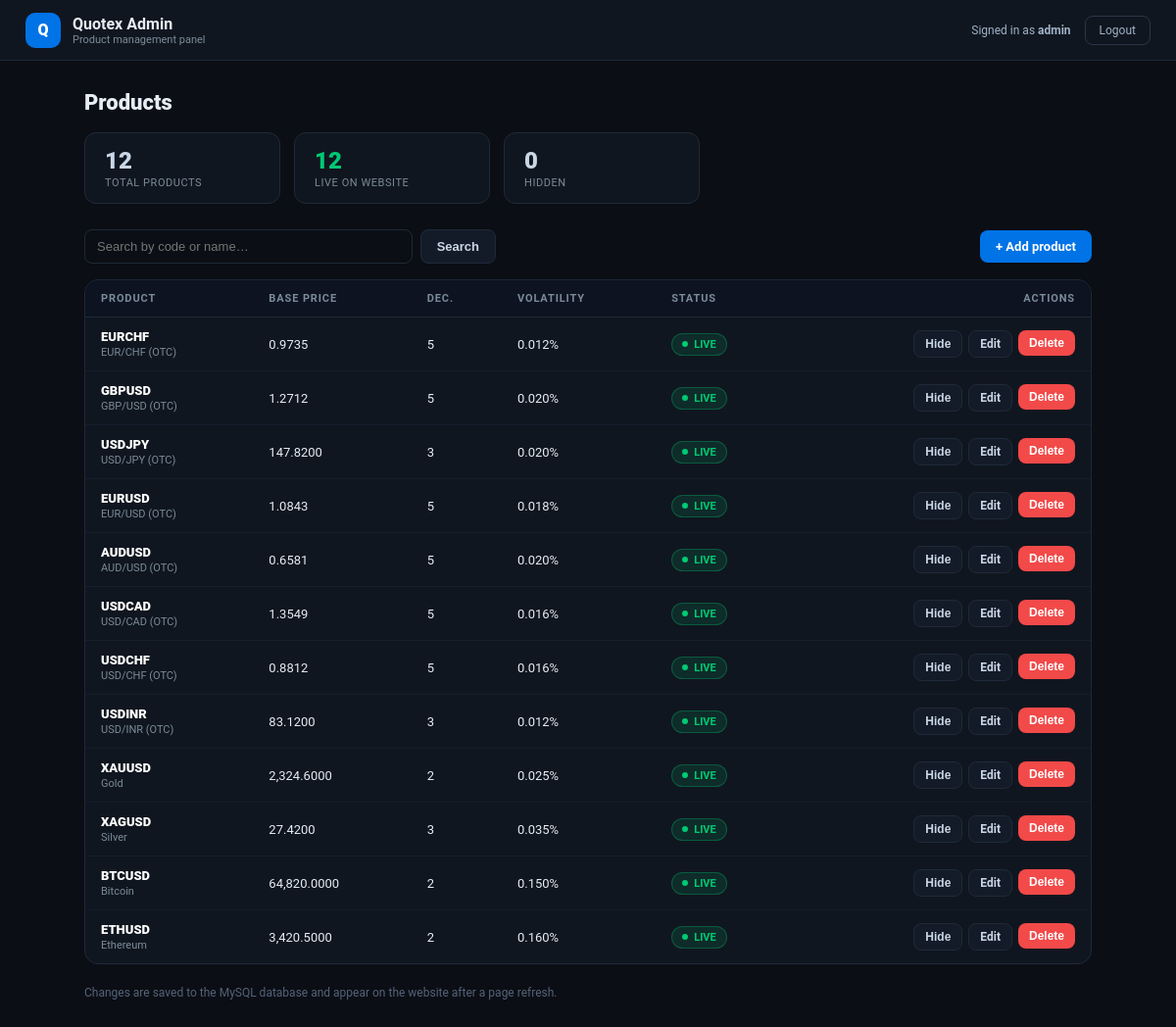
/admin/index.php (signed in), run on the app's committed database.
### tables this page shows
CREATE TABLE products (
  id         INT UNSIGNED NOT NULL AUTO_INCREMENT,
  code       VARCHAR(16)  NOT NULL,
  name       VARCHAR(64)  NOT NULL,
  base_price DECIMAL(18, 6) NOT NULL,
  decimals   TINYINT UNSIGNED NOT NULL DEFAULT 2,
  volatility DECIMAL(10, 4)  NOT NULL DEFAULT 0.02,
  seed       INT UNSIGNED NOT NULL DEFAULT 1,
  enabled    TINYINT(1) NOT NULL DEFAULT 1,
  created_at TIMESTAMP NOT NULL DEFAULT CURRENT_TIMESTAMP,
  updated_at TIMESTAMP NOT NULL DEFAULT CURRENT_TIMESTAMP ON UPDATE CURRENT_TIMESTAMP,
  PRIMARY KEY (id),
  UNIQUE KEY uq_code (code)
);

### admin/config.php (called while the page is built, shortened)
<?php
function h(?string $value): string
{
    return htmlspecialchars((string) $value, ENT_QUOTES, 'UTF-8');
}

### admin/index.php (the view, shortened to what this page needs)
<?php
require_once __DIR__ . '/config.php';
$pdo = db();
$search = trim((string) ($_GET['q'] ?? ''));
if ($search !== '') {
    $stmt = $pdo->prepare(
        'SELECT * FROM products
         WHERE code LIKE :q OR name LIKE :q
         ORDER BY id ASC'
    );
    $stmt->execute(['q' => '%' . $search . '%']);
} else {
    $stmt = $pdo->query('SELECT * FROM products ORDER BY id ASC');
}
$products = $stmt->fetchAll();
$activeCount = count(array_filter($products, fn($p) => (int) $p['enabled'] === 1));
?>
<!doctype html>
<html lang="en">
<head>
</head>
<body>
  <header class="topbar">
    <div class="brand">
      <div class="brand-mark">Q</div>
      <div>
        <b>Quotex Admin</b>
        <small>Product management panel</small>
      </div>
    </div>
    <div class="top-actions">
      <span class="user">Signed in as <b><?= h($_SESSION['admin_username']) ?></b></span>
      <a class="btn-logout" href="logout.php">Logout</a>
    </div>
  </header>
  <div class="wrap">
    <h1>Products</h1>
    <div class="stats">
      <div class="stat gray"><div class="n"><?= count($products) ?></div><div class="l">TOTAL PRODUCTS</div></div>
      <div class="stat green"><div class="n"><?= $activeCount ?></div><div class="l">LIVE ON WEBSITE</div></div>
      <div class="stat gray"><div class="n"><?= count($products) - $activeCount ?></div><div class="l">HIDDEN</div></div>
    </div>
    <div class="toolbar">
      <form class="search" method="get" action="index.php">
        <input type="search" name="q" placeholder="Search by code or name…" value="<?= h($search) ?>" />
        <button class="btn btn-ghost" type="submit">Search</button>
      </form>
      <a class="btn btn-primary" href="index.php?new=1">+ Add product</a>
    </div>
    <div class="card">
      <table>
        <thead>
          <tr>
            <th>PRODUCT</th>
            <th>BASE PRICE</th>
            <th>DEC.</th>
            <th>VOLATILITY</th>
            <th>STATUS</th>
            <th style="text-align:right">ACTIONS</th>
          </tr>
        </thead>
        <tbody>
          <?php if (!$products): ?>
            <tr><td colspan="6" class="empty">No products found.</td></tr>
          <?php else: foreach ($products as $p): ?>
            <tr>
              <td>
                <div class="code"><?= h($p['code']) ?></div>
                <div class="sub"><?= h($p['name']) ?></div>
              </td>
              <td class="tabular-nums"><?= number_format((float) $p['base_price'], 4) ?></td>
              <td><?= (int) $p['decimals'] ?></td>
              <td><?= number_format((float) $p['volatility'], 3) ?>%</td>
              <td>
                <span class="pill <?= (int) $p['enabled'] === 1 ? 'on' : 'off' ?>">
                  <span style="width:6px;height:6px;border-radius:50%;background:currentColor"></span>
                  <?= (int) $p['enabled'] === 1 ? 'LIVE' : 'HIDDEN' ?>
                </span>
              </td>
              <td>
                <div class="row-actions">
                  <form class="inline-form" method="post" action="index.php">
                    <button class="btn btn-ghost btn-sm" type="submit" title="Show/hide on website">
                      <?= (int) $p['enabled'] === 1 ? 'Hide' : 'Show' ?>
                    </button>
                  </form>
                  <a class="btn btn-ghost btn-sm" href="index.php?edit=<?= (int) $p['id'] ?>">Edit</a>
                  <form class="inline-form" method="post" action="index.php"
                        onsubmit="return confirm('Delete <?= h($p['code']) ?>? This cannot be undone.');">
                    <button class="btn btn-danger btn-sm" type="submit">Delete</button>
                  </form>
                </div>
              </td>
            </tr>
          <?php endforeach; endif; ?>
        </tbody>
      </table>
    </div>
    <p style="margin-top:22px;font-size:12px;color:#55637a">
      Changes are saved to the MySQL database and appear on the website after a page refresh.
    </p>
  </div>
</body>
</html>

### admin/index.php (style rules this page uses)
* { margin: 0; padding: 0; box-sizing: border-box; }
body { font-family: 'Roboto', Arial, sans-serif; background: #0b0e14; color: #e6edf5; min-height: 100vh; }
a { color: #4da3ff; text-decoration: none; }
.topbar { display: flex; align-items: center; justify-content: space-between; background: #10161f; border-bottom: 1px solid #1e2a3a; padding: 0 26px; height: 62px; position: sticky; top: 0; z-index: 20; }
.brand { display: flex; align-items: center; gap: 12px; }
.brand-mark { width: 36px; height: 36px; border-radius: 10px; background: #0073e6; display: flex; align-items: center; justify-content: center; font-weight: 900; color: #fff; }
.brand b { font-size: 16px; }
.brand small { display: block; color: #7b8b9a; font-size: 11px; font-weight: 400; }
.top-actions { display: flex; align-items: center; gap: 14px; }
.user { font-size: 12px; color: #9fb2c8; }
.btn-logout { background: transparent; border: 1px solid #2a3648; color: #9fb2c8; padding: 7px 14px; border-radius: 8px; font-size: 12px; cursor: pointer; }
.wrap { max-width: 1080px; margin: 0 auto; padding: 30px 26px 60px; }
h1 { font-size: 22px; font-weight: 800; }
.stats { display: flex; gap: 14px; margin: 18px 0 26px; }
.stat { background: #10161f; border: 1px solid #1e2a3a; border-radius: 12px; padding: 14px 20px; flex: 1; max-width: 200px; }
.stat .n { font-size: 24px; font-weight: 900; }
.stat .l { font-size: 11px; color: #7b8b9a; margin-top: 2px; letter-spacing: .05em; }
.stat.green .n { color: #00c974; }
.stat.gray .n { color: #c9d6e5; }
.toolbar { display: flex; align-items: center; justify-content: space-between; gap: 14px; margin-bottom: 16px; flex-wrap: wrap; }
.toolbar form.search { display: flex; gap: 8px; flex: 1; min-width: 240px; max-width: 420px; }
input[type="text"], input[type="number"], input[type="search"], select { background: #0b0e14; border: 1px solid #1e2a3a; color: #fff; padding: 9px 12px; border-radius: 8px; font-size: 13px; outline: none; width: 100%; }
.btn { display: inline-flex; align-items: center; justify-content: center; gap: 6px; padding: 9px 16px; border: 0; border-radius: 8px; font-size: 13px; font-weight: 700; cursor: pointer; white-space: nowrap; transition: filter .15s; text-decoration: none; }
.btn-primary { background: #0073e6; color: #fff; }
.btn-ghost { background: #141b28; color: #c9d6e5; border: 1px solid #1e2a3a; }
.btn-danger { background: #f24949; color: #fff; }
.btn-sm { padding: 6px 11px; font-size: 12px; }
.card { background: #10161f; border: 1px solid #1e2a3a; border-radius: 14px; overflow: hidden; }
table { width: 100%; border-collapse: collapse; }
th { text-align: left; font-size: 11px; color: #7b8b9a; letter-spacing: .08em; padding: 12px 16px; border-bottom: 1px solid #1e2a3a; background: #0d1320; }
td { padding: 12px 16px; border-bottom: 1px solid #161d2b; font-size: 13px; vertical-align: middle; }
tr:last-child td { border-bottom: 0; }
.code { font-weight: 800; color: #fff; }
.sub { font-size: 11px; color: #7b8b9a; margin-top: 2px; }
.pill { display: inline-flex; align-items: center; gap: 6px; font-size: 11px; font-weight: 700; padding: 4px 10px; border-radius: 999px; }
.pill.on { background: rgba(0,201,116,.12); color: #00c974; border: 1px solid rgba(0,201,116,.3); }
.row-actions { display: flex; gap: 6px; justify-content: flex-end; }
.inline-form { display: inline; }

### data on the page
products: code "EURCHF", name "EUR/CHF (OTC)", base_price "0.9735", decimals "5", volatility "0.012", enabled "LIVE"
products: code "GBPUSD", name "GBP/USD (OTC)", base_price "1.2712", decimals "5", volatility "0.020", enabled "LIVE"
products: code "USDJPY", name "USD/JPY (OTC)", base_price "147.8200", decimals "3", volatility "0.020", enabled "LIVE"
products: code "EURUSD", name "EUR/USD (OTC)", base_price "1.0843", decimals "5", volatility "0.018", enabled "LIVE"
products: code "AUDUSD", name "AUD/USD (OTC)", base_price "0.6581", decimals "5", volatility "0.020", enabled "LIVE"
products: code "USDCAD", name "USD/CAD (OTC)", base_price "1.3549", decimals "5", volatility "0.016", enabled "LIVE"
products: code "USDCHF", name "USD/CHF (OTC)", base_price "0.8812", decimals "5", volatility "0.016", enabled "LIVE"
products: code "USDINR", name "USD/INR (OTC)", base_price "83.1200", decimals "3", volatility "0.012", enabled "LIVE"
products: code "XAUUSD", name "Gold", base_price "2,324.6000", decimals "2", volatility "0.025", enabled "LIVE"
products: code "XAGUSD", name "Silver", base_price "27.4200", decimals "3", volatility "0.035", enabled "LIVE"
products: code "BTCUSD", name "Bitcoin", base_price "64,820.0000", decimals "2", volatility "0.150", enabled "LIVE"
products: code "ETHUSD", name "Ethereum", base_price "3,420.5000", decimals "2", volatility "0.160", enabled "LIVE"

### other printed values
$_SESSION['admin_username'] "admin"
count($products) "12"
$activeCount "12"
count($products) - $activeCount "0"
